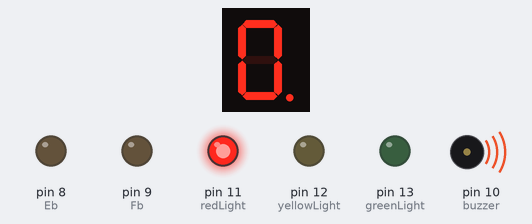
This sketch was run on a simulated Arduino Uno, built with avr-gcc and run on an emulated ATmega328P. Shown: 1-digit seven-segment display, output pins drawn as LEDs (lit = HIGH), buzzer (waves = sounding). Wiring (inferred from the names in the program): 1-digit 7-segment display, segments lit when LOW: segments pin 7, pin 6, pin 5, pin 4, pin 3, pin 2, pin 1, pin 0. The segment pins are drawn as the display they are named for; pins used as bus, display or sensor lines are not drawn.

Above: at 0.1 s.
At 9.6 s:
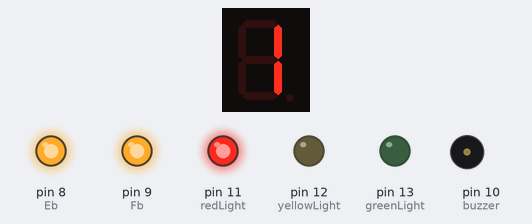
At 12.6 s:
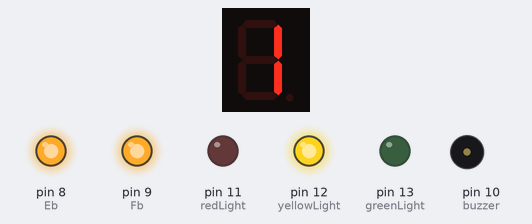
At 19.1 s:
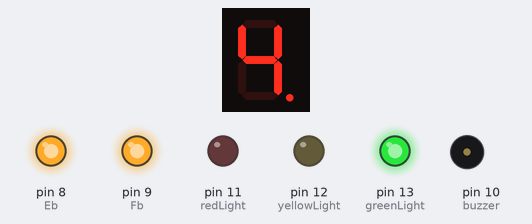
At 29.1 s:
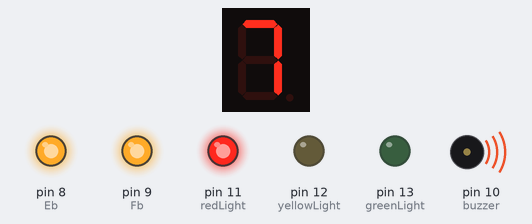
At 39.1 s:
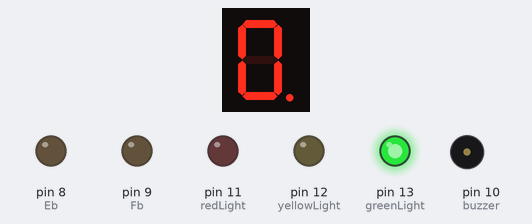
Timing chart, 0 to 40.0 s (numbered marks = the images above):
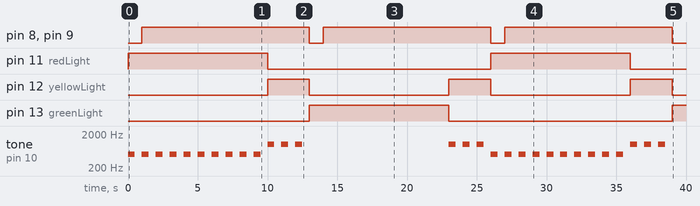

Measured:
- by itself, pin 8 (Eb), pin 9 (Fb): alternates HIGH for 12.0 s and LOW for 1.0 s
- by itself, pin 11 (redLight): alternates HIGH for 10.0 s and LOW for 16.0 s
- by itself, pin 12 (yellowLight): alternates HIGH for 3.0 s and LOW for 10.0 s
- by itself, pin 13 (greenLight): LOW → HIGH at 13.0 s, → LOW 10.0 s later, → HIGH 16.0 s later
- by itself, tone on pin 10 (buzzer): plays 500 Hz for 0.50 s, 500 Hz for 0.50 s, 500 Hz for 0.50 s, 500 Hz for 0.50 s, 500 Hz for 0.50 s, 500 Hz for 0.50 s … (29 notes in this stretch)
- what the display in image 1 shows lasts 1.0 s, from 9.0 s to 10.0 s

The sketch:

HIMARS-ER.ino
```cpp
//High Mobility Anti-Reckless System - Extended Range (HIMARS-ER)
//Version 2.0 Build 02/09/2023
//Automated traffic light

//Variables
  //Lights
    int greenLight = 13;
    int yellowLight = 12;
    int redLight = 11;
  //Buzzer
    int buzzer = 10;
  //7-Seg-disp
    int Fb = 9;
    int Eb = 8;
    int A = 7;
    int B = 6;
    int C = 5;
    int D = 4;
    int E = 3;
    int F = 2;
    int G = 1;
    int DP = 0;

void setup() {
  //Lights
    pinMode(greenLight, OUTPUT);
    pinMode(yellowLight, OUTPUT);
    pinMode(redLight, OUTPUT);
  //Buzzer
    pinMode(buzzer, OUTPUT);
  //7-seg-disp
    pinMode(Fb, OUTPUT);
    pinMode(Eb, OUTPUT);
    pinMode(A, OUTPUT);
    pinMode(B, OUTPUT);
    pinMode(C, OUTPUT);
    pinMode(D, OUTPUT);
    pinMode(E, OUTPUT);
    pinMode(F, OUTPUT);
    pinMode(G, OUTPUT);
    pinMode(DP, OUTPUT);
}

void loop() {
  //7-seg-disp - RESET
    digitalWrite (Fb, 1) ;
    digitalWrite (Eb, 1) ;
    digitalWrite (A, 1) ;
    digitalWrite (B, 1) ;
    digitalWrite (C, 1) ;
    digitalWrite (D, 1) ;
    digitalWrite (E, 1) ;
    digitalWrite (F, 1) ;
    digitalWrite (G, 1) ;
    digitalWrite (DP, 1) ;

  //redlight
    digitalWrite(redLight, 1);
    //10
      digitalWrite (Fb, 0) ;
      digitalWrite (Eb, 0) ;
      digitalWrite (A, 0) ;
      digitalWrite (B, 0) ;
      digitalWrite (C, 0) ;
      digitalWrite (D, 0) ;
      digitalWrite (E, 0) ;
      digitalWrite (F, 0) ;
      digitalWrite (G, 1) ;
      digitalWrite (DP, 0) ;
    //Buzzer
      tone(buzzer, 500);
        delay(500);
      noTone(buzzer);
        delay(500);

    //09
      digitalWrite (Fb, 1) ;
      digitalWrite (Eb, 1) ;
      digitalWrite (A, 0) ;
      digitalWrite (B, 0) ;
      digitalWrite (C, 0) ;
      digitalWrite (D, 0) ;
      digitalWrite (E, 1) ;
      digitalWrite (F, 0) ;
      digitalWrite (G, 0) ;
      digitalWrite (DP, 1) ;
    //Buzzer
      tone(buzzer, 500);
        delay(500);
      noTone(buzzer);
        delay(500);

    //08
      digitalWrite (Fb, 1) ;
      digitalWrite (Eb, 1) ;
      digitalWrite (A, 0) ;
      digitalWrite (B, 0) ;
      digitalWrite (C, 0) ;
      digitalWrite (D, 0) ;
      digitalWrite (E, 0) ;
      digitalWrite (F, 0) ;
      digitalWrite (G, 0) ;
      digitalWrite (DP, 0) ;
    //Buzzer
      tone(buzzer, 500);
        delay(500);
      noTone(buzzer);
        delay(500);

    //07
      digitalWrite (Fb, 1) ;
      digitalWrite (Eb, 1) ;
      digitalWrite (A, 0) ;
      digitalWrite (B, 0) ;
      digitalWrite (C, 0) ;
      digitalWrite (D, 1) ;
      digitalWrite (E, 1) ;
      digitalWrite (F, 1) ;
      digitalWrite (G, 1) ;
      digitalWrite (DP, 1) ;
    //Buzzer
      tone(buzzer, 500);
        delay(500);
      noTone(buzzer);
        delay(500);

    //06
      digitalWrite (Fb, 1) ;
      digitalWrite (Eb, 1) ;
      digitalWrite (A, 0) ;
      digitalWrite (B, 1) ;
      digitalWrite (C, 0) ;
      digitalWrite (D, 0) ;
      digitalWrite (E, 0) ;
      digitalWrite (F, 0) ;
      digitalWrite (G, 0) ;
      digitalWrite (DP, 0) ;
    //Buzzer
      tone(buzzer, 500);
        delay(500);
      noTone(buzzer);
        delay(500);

    //05
      digitalWrite (Fb, 1) ;
      digitalWrite (Eb, 1) ;
      digitalWrite (A, 0) ;
      digitalWrite (B, 1) ;
      digitalWrite (C, 0) ;
      digitalWrite (D, 0) ;
      digitalWrite (E, 1) ;
      digitalWrite (F, 0) ;
      digitalWrite (G, 0) ;
      digitalWrite (DP, 1) ;
    //Buzzer
      tone(buzzer, 500);
        delay(500);
      noTone(buzzer);
        delay(500);

    //04
      digitalWrite (Fb, 1) ;
      digitalWrite (Eb, 1) ;
      digitalWrite (A, 1) ;
      digitalWrite (B, 0) ;
      digitalWrite (C, 0) ;
      digitalWrite (D, 1) ;
      digitalWrite (E, 1) ;
      digitalWrite (F, 0) ;
      digitalWrite (G, 0) ;
      digitalWrite (DP, 0) ;
    //Buzzer
      tone(buzzer, 500);
        delay(500);
      noTone(buzzer);
        delay(500);

    //03
      digitalWrite (Fb, 1) ;
      digitalWrite (Eb, 1) ;
      digitalWrite (A, 0) ;
      digitalWrite (B, 0) ;
      digitalWrite (C, 0) ;
      digitalWrite (D, 0) ;
      digitalWrite (E, 1) ;
      digitalWrite (F, 1) ;
      digitalWrite (G, 0) ;
      digitalWrite (DP, 1) ;
    //Buzzer
      tone(buzzer, 500);
        delay(500);
      noTone(buzzer);
        delay(500);

    //02
      digitalWrite (Fb, 1) ;
      digitalWrite (Eb, 1) ;
      digitalWrite (A, 0) ;
      digitalWrite (B, 0) ;
      digitalWrite (C, 1) ;
      digitalWrite (D, 0) ;
      digitalWrite (E, 0) ;
      digitalWrite (F, 1) ;
      digitalWrite (G, 0) ;
      digitalWrite (DP, 0) ;
    //Buzzer
      tone(buzzer, 500);
        delay(500);
      noTone(buzzer);
        delay(500);

    //01
      digitalWrite (Fb, 1) ;
      digitalWrite (Eb, 1) ;
      digitalWrite (A, 1) ;
      digitalWrite (B, 0) ;
      digitalWrite (C, 0) ;
      digitalWrite (D, 1) ;
      digitalWrite (E, 1) ;
      digitalWrite (F, 1) ;
      digitalWrite (G, 1) ;
      digitalWrite (DP, 1) ;
    //Buzzer
      tone(buzzer, 500);
        delay(500);
      noTone(buzzer);
        delay(500);
    digitalWrite(redLight, 0);

  //7-seg-disp - RESET
    digitalWrite (Fb, 1) ;
    digitalWrite (Eb, 1) ;
    digitalWrite (A, 1) ;
    digitalWrite (B, 1) ;
    digitalWrite (C, 1) ;
    digitalWrite (D, 1) ;
    digitalWrite (E, 1) ;
    digitalWrite (F, 1) ;
    digitalWrite (G, 1) ;
    digitalWrite (DP, 1) ;

  //yellowLight
    digitalWrite(yellowLight, 1);
    //03
      digitalWrite (Fb, 1) ;
      digitalWrite (Eb, 1) ;
      digitalWrite (A, 0) ;
      digitalWrite (B, 0) ;
      digitalWrite (C, 0) ;
      digitalWrite (D, 0) ;
      digitalWrite (E, 1) ;
      digitalWrite (F, 1) ;
      digitalWrite (G, 0) ;
      digitalWrite (DP, 1) ;
    //Buzzer
      tone(buzzer, 1000);
        delay(500);
      noTone(buzzer);
        delay(500);

    //02
      digitalWrite (Fb, 1) ;
      digitalWrite (Eb, 1) ;
      digitalWrite (A, 0) ;
      digitalWrite (B, 0) ;
      digitalWrite (C, 1) ;
      digitalWrite (D, 0) ;
      digitalWrite (E, 0) ;
      digitalWrite (F, 1) ;
      digitalWrite (G, 0) ;
      digitalWrite (DP, 0) ;
    //Buzzer
      tone(buzzer, 1000);
        delay(500);
      noTone(buzzer);
        delay(500);

    //01
      digitalWrite (Fb, 1) ;
      digitalWrite (Eb, 1) ;
      digitalWrite (A, 1) ;
      digitalWrite (B, 0) ;
      digitalWrite (C, 0) ;
      digitalWrite (D, 1) ;
      digitalWrite (E, 1) ;
      digitalWrite (F, 1) ;
      digitalWrite (G, 1) ;
      digitalWrite (DP, 1) ;
    //Buzzer
      tone(buzzer, 1000);
        delay(500);
      noTone(buzzer);
        delay(500);
    digitalWrite(yellowLight, 0);

  //7-seg-disp - RESET
    digitalWrite (Fb, 1) ;
    digitalWrite (Eb, 1) ;
    digitalWrite (A, 1) ;
    digitalWrite (B, 1) ;
    digitalWrite (C, 1) ;
    digitalWrite (D, 1) ;
    digitalWrite (E, 1) ;
    digitalWrite (F, 1) ;
    digitalWrite (G, 1) ;
    digitalWrite (DP, 1) ;

  //greenLight
    digitalWrite(greenLight, 1);
    //10
      digitalWrite (Fb, 0) ;
      digitalWrite (Eb, 0) ;
      digitalWrite (A, 0) ;
      digitalWrite (B, 0) ;
      digitalWrite (C, 0) ;
      digitalWrite (D, 0) ;
      digitalWrite (E, 0) ;
      digitalWrite (F, 0) ;
      digitalWrite (G, 1) ;
      digitalWrite (DP, 0) ;
      delay(1000);

    //09
      digitalWrite (Fb, 1) ;
      digitalWrite (Eb, 1) ;
      digitalWrite (A, 0) ;
      digitalWrite (B, 0) ;
      digitalWrite (C, 0) ;
      digitalWrite (D, 0) ;
      digitalWrite (E, 1) ;
      digitalWrite (F, 0) ;
      digitalWrite (G, 0) ;
      digitalWrite (DP, 1) ;
      delay(1000);

    //08
      digitalWrite (Fb, 1) ;
      digitalWrite (Eb, 1) ;
      digitalWrite (A, 0) ;
      digitalWrite (B, 0) ;
      digitalWrite (C, 0) ;
      digitalWrite (D, 0) ;
      digitalWrite (E, 0) ;
      digitalWrite (F, 0) ;
      digitalWrite (G, 0) ;
      digitalWrite (DP, 0) ;
      delay(1000);

    //07
      digitalWrite (Fb, 1) ;
      digitalWrite (Eb, 1) ;
      digitalWrite (A, 0) ;
      digitalWrite (B, 0) ;
      digitalWrite (C, 0) ;
      digitalWrite (D, 1) ;
      digitalWrite (E, 1) ;
      digitalWrite (F, 1) ;
      digitalWrite (G, 1) ;
      digitalWrite (DP, 1) ;
      delay(1000);

    //06
      digitalWrite (Fb, 1) ;
      digitalWrite (Eb, 1) ;
      digitalWrite (A, 0) ;
      digitalWrite (B, 1) ;
      digitalWrite (C, 0) ;
      digitalWrite (D, 0) ;
      digitalWrite (E, 0) ;
      digitalWrite (F, 0) ;
      digitalWrite (G, 0) ;
      digitalWrite (DP, 0) ;
      delay(1000);

    //05
      digitalWrite (Fb, 1) ;
      digitalWrite (Eb, 1) ;
      digitalWrite (A, 0) ;
      digitalWrite (B, 1) ;
      digitalWrite (C, 0) ;
      digitalWrite (D, 0) ;
      digitalWrite (E, 1) ;
      digitalWrite (F, 0) ;
      digitalWrite (G, 0) ;
      digitalWrite (DP, 1) ;
      delay(1000);

    //04
      digitalWrite (Fb, 1) ;
      digitalWrite (Eb, 1) ;
      digitalWrite (A, 1) ;
      digitalWrite (B, 0) ;
      digitalWrite (C, 0) ;
      digitalWrite (D, 1) ;
      digitalWrite (E, 1) ;
      digitalWrite (F, 0) ;
      digitalWrite (G, 0) ;
      digitalWrite (DP, 0) ;
      delay(1000);

    //03
      digitalWrite (Fb, 1) ;
      digitalWrite (Eb, 1) ;
      digitalWrite (A, 0) ;
      digitalWrite (B, 0) ;
      digitalWrite (C, 0) ;
      digitalWrite (D, 0) ;
      digitalWrite (E, 1) ;
      digitalWrite (F, 1) ;
      digitalWrite (G, 0) ;
      digitalWrite (DP, 1) ;
      delay(1000);

    //02
      digitalWrite (Fb, 1) ;
      digitalWrite (Eb, 1) ;
      digitalWrite (A, 0) ;
      digitalWrite (B, 0) ;
      digitalWrite (C, 1) ;
      digitalWrite (D, 0) ;
      digitalWrite (E, 0) ;
      digitalWrite (F, 1) ;
      digitalWrite (G, 0) ;
      digitalWrite (DP, 0) ;
      delay(1000);

    //01
      digitalWrite (Fb, 1) ;
      digitalWrite (Eb, 1) ;
      digitalWrite (A, 1) ;
      digitalWrite (B, 0) ;
      digitalWrite (C, 0) ;
      digitalWrite (D, 1) ;
      digitalWrite (E, 1) ;
      digitalWrite (F, 1) ;
      digitalWrite (G, 1) ;
      digitalWrite (DP, 1) ;
      delay(1000);

    digitalWrite(greenLight, 0);

  //7-seg-disp - RESET
    digitalWrite (Fb, 1) ;
    digitalWrite (Eb, 1) ;
    digitalWrite (A, 1) ;
    digitalWrite (B, 1) ;
    digitalWrite (C, 1) ;
    digitalWrite (D, 1) ;
    digitalWrite (E, 1) ;
    digitalWrite (F, 1) ;
    digitalWrite (G, 1) ;
    digitalWrite (DP, 1) ;

  //yellowLight
    digitalWrite(yellowLight, 1);
    //03
      digitalWrite (Fb, 1) ;
      digitalWrite (Eb, 1) ;
      digitalWrite (A, 0) ;
      digitalWrite (B, 0) ;
      digitalWrite (C, 0) ;
      digitalWrite (D, 0) ;
      digitalWrite (E, 1) ;
      digitalWrite (F, 1) ;
      digitalWrite (G, 0) ;
      digitalWrite (DP, 1) ;
    //Buzzer
      tone(buzzer, 1000);
        delay(500);
      noTone(buzzer);
        delay(500);

    //02
      digitalWrite (Fb, 1) ;
      digitalWrite (Eb, 1) ;
      digitalWrite (A, 0) ;
      digitalWrite (B, 0) ;
      digitalWrite (C, 1) ;
      digitalWrite (D, 0) ;
      digitalWrite (E, 0) ;
      digitalWrite (F, 1) ;
      digitalWrite (G, 0) ;
      digitalWrite (DP, 0) ;
    //Buzzer
      tone(buzzer, 1000);
        delay(500);
      noTone(buzzer);
        delay(500);

    //01
      digitalWrite (Fb, 1) ;
      digitalWrite (Eb, 1) ;
      digitalWrite (A, 1) ;
      digitalWrite (B, 0) ;
      digitalWrite (C, 0) ;
      digitalWrite (D, 1) ;
      digitalWrite (E, 1) ;
      digitalWrite (F, 1) ;
      digitalWrite (G, 1) ;
      digitalWrite (DP, 1) ;
    //Buzzer
      tone(buzzer, 1000);
        delay(500);
      noTone(buzzer);
        delay(500);
    digitalWrite(yellowLight, 0);

  //7-seg-disp - RESET
    digitalWrite (Fb, 1) ;
    digitalWrite (Eb, 1) ;
    digitalWrite (A, 1) ;
    digitalWrite (B, 1) ;
    digitalWrite (C, 1) ;
    digitalWrite (D, 1) ;
    digitalWrite (E, 1) ;
    digitalWrite (F, 1) ;
    digitalWrite (G, 1) ;
    digitalWrite (DP, 1) ;

  //END...
  //Crush ko po si Bev... hehe~


}
```
